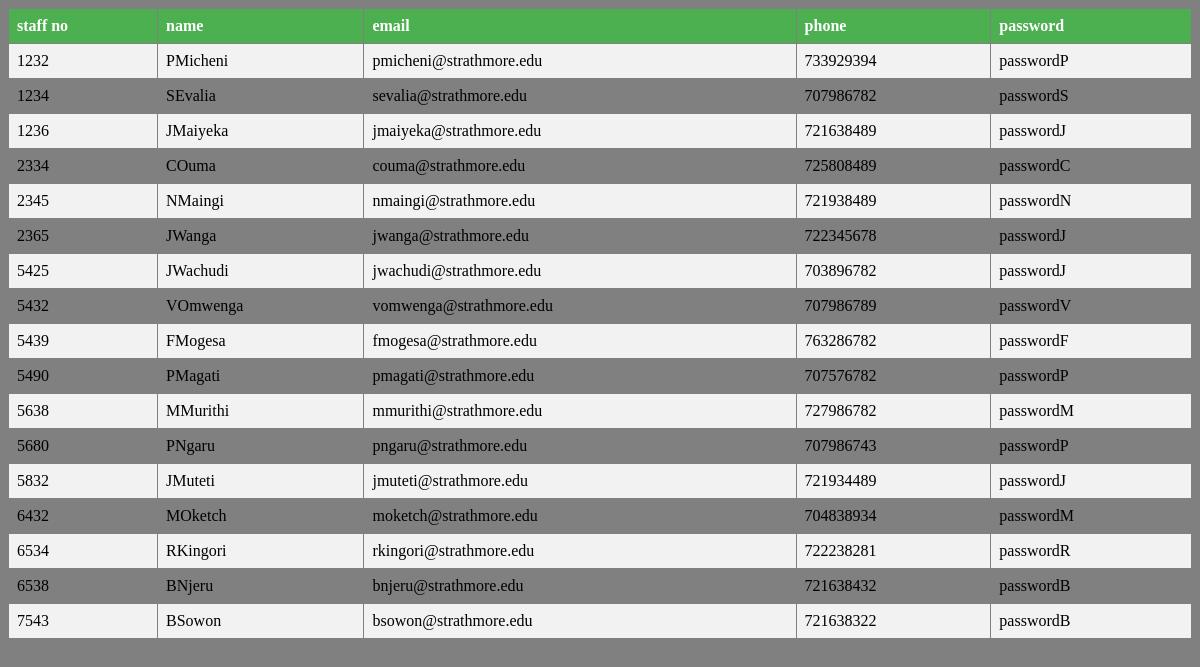
/displays/lecturersdisplay.php, run on the app's committed database.
### tables this page shows
CREATE TABLE `lecturers` (
  `staff_no` int(11) NOT NULL,
  `staff_name` varchar(45) NOT NULL,
  `staff_email` varchar(45) NOT NULL,
  `staff_phone` int(11) DEFAULT NULL,
  `staff_password` varchar(45) NOT NULL,
  PRIMARY KEY (`staff_no`)
);

### displays/lecturersdisplay.php (the view, shortened to what this page needs)
<html>
<head>
<link rel="stylesheet" type="text/css" href="../css/mystyles.css">
</head>
<body class="mainpage">
 <?PHP
include "../connection.php";
$SQL="SELECT * FROM lecturers";
$result=mysqli_query($db_handle,$SQL);
print "<table border=\"1\">";
print "<tr>
<th>staff no</th>
<th>name</th>
<th>email</th>
<th>phone</th>
<th>password</th>
</tr>
";
while($db_field=mysqli_fetch_assoc($result)){
	print "<tr>";
	print "<td>".$db_field['staff_no']."</td>";
	print "<td>".$db_field['staff_name']."</td>";
	print "<td>".$db_field['staff_email']."</td>";
	print "<td>".$db_field['staff_phone']."</td>";
	print "<td>".$db_field['staff_password']."</td>";
	print "</tr>";
	}
	print "</table>";
?>
</body>
</html>

### css/mystyles.css (style rules this page uses)
.mainpage { background-color: gray; }
table { border-collapse: collapse; width: 100%; }
th, td { text-align: left; padding: 8px; }
tr:nth-child(even) { background-color: #f2f2f2 }
th { background-color: #4CAF50; color: white; }

### data on the page
lecturers: staff_no "1232", staff_name "PMicheni", staff_email "pmicheni@strathmore.edu", staff_phone "733929394", staff_password "passwordP"
lecturers: staff_no "1234", staff_name "SEvalia", staff_email "sevalia@strathmore.edu", staff_phone "707986782", staff_password "passwordS"
lecturers: staff_no "1236", staff_name "JMaiyeka", staff_email "jmaiyeka@strathmore.edu", staff_phone "721638489", staff_password "passwordJ"
lecturers: staff_no "2334", staff_name "COuma", staff_email "couma@strathmore.edu", staff_phone "725808489", staff_password "passwordC"
lecturers: staff_no "2345", staff_name "NMaingi", staff_email "nmaingi@strathmore.edu", staff_phone "721938489", staff_password "passwordN"
lecturers: staff_no "2365", staff_name "JWanga", staff_email "jwanga@strathmore.edu", staff_phone "722345678", staff_password "passwordJ"
lecturers: staff_no "5425", staff_name "JWachudi", staff_email "jwachudi@strathmore.edu", staff_phone "703896782", staff_password "passwordJ"
lecturers: staff_no "5432", staff_name "VOmwenga", staff_email "vomwenga@strathmore.edu", staff_phone "707986789", staff_password "passwordV"
lecturers: staff_no "5439", staff_name "FMogesa", staff_email "fmogesa@strathmore.edu", staff_phone "763286782", staff_password "passwordF"
lecturers: staff_no "5490", staff_name "PMagati", staff_email "pmagati@strathmore.edu", staff_phone "707576782", staff_password "passwordP"
lecturers: staff_no "5638", staff_name "MMurithi", staff_email "mmurithi@strathmore.edu", staff_phone "727986782", staff_password "passwordM"
lecturers: staff_no "5680", staff_name "PNgaru", staff_email "pngaru@strathmore.edu", staff_phone "707986743", staff_password "passwordP"
lecturers: staff_no "5832", staff_name "JMuteti", staff_email "jmuteti@strathmore.edu", staff_phone "721934489", staff_password "passwordJ"
lecturers: staff_no "6432", staff_name "MOketch", staff_email "moketch@strathmore.edu", staff_phone "704838934", staff_password "passwordM"
lecturers: staff_no "6534", staff_name "RKingori", staff_email "rkingori@strathmore.edu", staff_phone "722238281", staff_password "passwordR"
lecturers: staff_no "6538", staff_name "BNjeru", staff_email "bnjeru@strathmore.edu", staff_phone "721638432", staff_password "passwordB"
lecturers: staff_no "7543", staff_name "BSowon", staff_email "bsowon@strathmore.edu", staff_phone "721638322", staff_password "passwordB"
